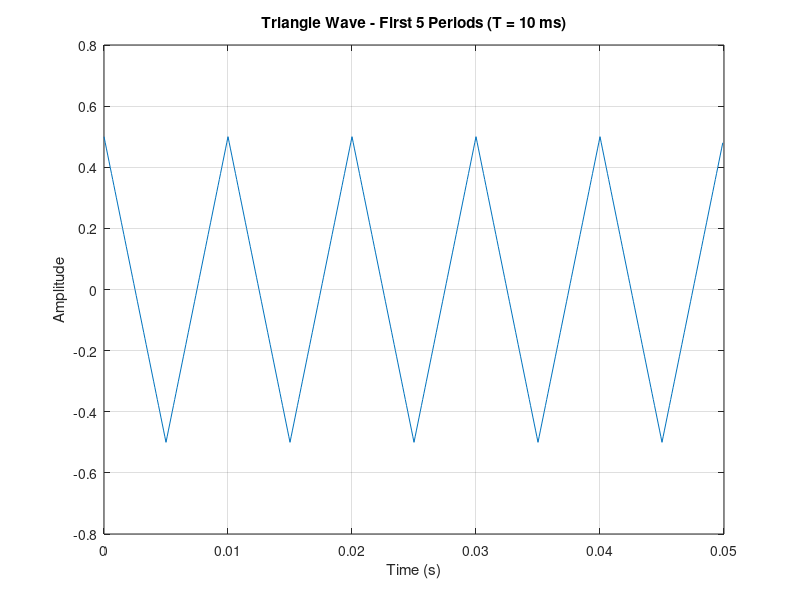

Source code (MATLAB): (Note: this script raises an error after producing the figure.)
%% 2.1.1 PART (a): Parameters
% This section simply defines the parameters and function we will
% be using for the spectogram.

fs    = 10000;               % sampling rate
T     = 10e-3;               % 10 ms period
tStop = 3;                   % total signal duration
Amp = 2 / T;                 % gives triangle peak of 0.5

% Triangle Wave
tt=0:(1/fs):tStop;qq=rem(tt,T);xx=Amp*(abs(qq-(0.5*T))-0.25*T);

%% 2.1.1 PART (b): plot first 5 periods
% With our parameters from the previous part, we will now graph the
% triangular waveform function with 3 to 5 full periods, I chose 5
% periods.
fivePeriods = 5*T*fs;        % Create 5 periods of time
figure;
plot(tt(1:fivePeriods), xx(1:fivePeriods));
xlabel("Time (s)"); ylabel("Amplitude");
title("Triangle Wave - First 5 Periods (T = 10 ms)");
grid on;

%% 2.1.1 PART (c): Spectrogram
% In this section, we calculate TSECT and LSECT.
% TSECT is set to the five periods of the Triangle wave.
% LSECT is the TSECT multiplied by the Sampling rate.
% Using these values and the plotspec() function I plot the spectogram.

TSECT = 5*T;                 % 0.05 seconds
LSECT = TSECT*fs;            % 500 samples

fprintf("TSECT = %.4f s, LSECT = %d samples\n", TSECT, LSECT);

% Extract first 5 periods
xsect = xx(1:LSECT);
% Plot Spectogram
figure;
plotspec(xsect, fs, LSECT);   % magnitude spectrum
title('Harmonic Frequencies of the 5-Period Triangle Wave');
% enable for current figure
dcm = datacursormode(gcf);
dcm.Enable = "on";

%% 2.1.1 PART (d): Harmonic Frequency List
% Looking at the graph, harmonic frequencies can be seen every 100Hz, but
% only on the odd harmonics. 
% Harmonic frequencies seen: 100Hz, 300Hz, 500Hz, 700Hz, 900Hz, 1100Hz,
% 1300Hz, and 1500Hz. 
% The strength of these harmonics lessens as the frequency increases, it
% goes from a solid black bar at 100Hz, to a barely visible band of grey at
% 1500Hz.

%% 2.1.1 PART (e): Fundamental Frequency of the Harmonics
% We calculate the fundamental frequency of the harmonics.
f0 = 1/T;
fprintf("Fundamental Frequency f0 = %.1f Hz\n", f0);


%% 2.1.1 PART (d): Ratio of A1 vs. A3
% Using Matlab's data cursor, mark the 1st and 3rd harmonics in the graph
% and get their respective light index values.
% I Record the Light Index values of the first and third harmonics.
% Take those values and find the ratio of the values A1/A3.
 A1 = 50.7774
 A3 = 5.655
 fprintf("Light Index value of A1 = %.4f \n", A1);
 fprintf("Light Index Value of A3 = %.3f \n", A3);
 Ratio = round(A1/A3);
 fprintf("Ratio of A1/A3 = %d \n", Ratio);

